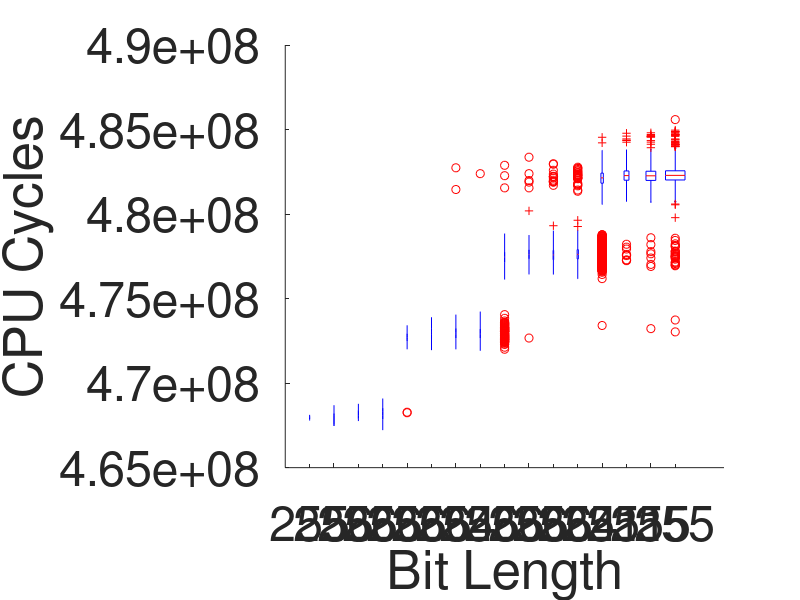

The MATLAB script that drew this image:
clc 
clear all
raw = csvread('lzb.csv');
%%
% raw = raw(raw(:, 2) > 8.4e7);
% raw = raw(1:40000, :);
x = raw(raw(:, 2) > 4.65e8, :);
lzb = 256 - x(:, 1);
tt = x(:, 2);
% cr = corr(tt, lzb);
% cr = corr(tt, lzb');

boxplot(tt, lzb, 'Colors','k', 'whisker',2.5);
lines = findobj(gcf, 'tag', 'Outliers');
set(lines, 'Color', 'b');
% THR = 200000;
% target = table2array(raw(1:40000, 6));

% histogram(target, 5000, 'FaceColor', 'black');
% xlim([244 256])
ylabel('CPU Cycles')
xlabel('Bit Length')
set(gca,'FontSize',35)
box off